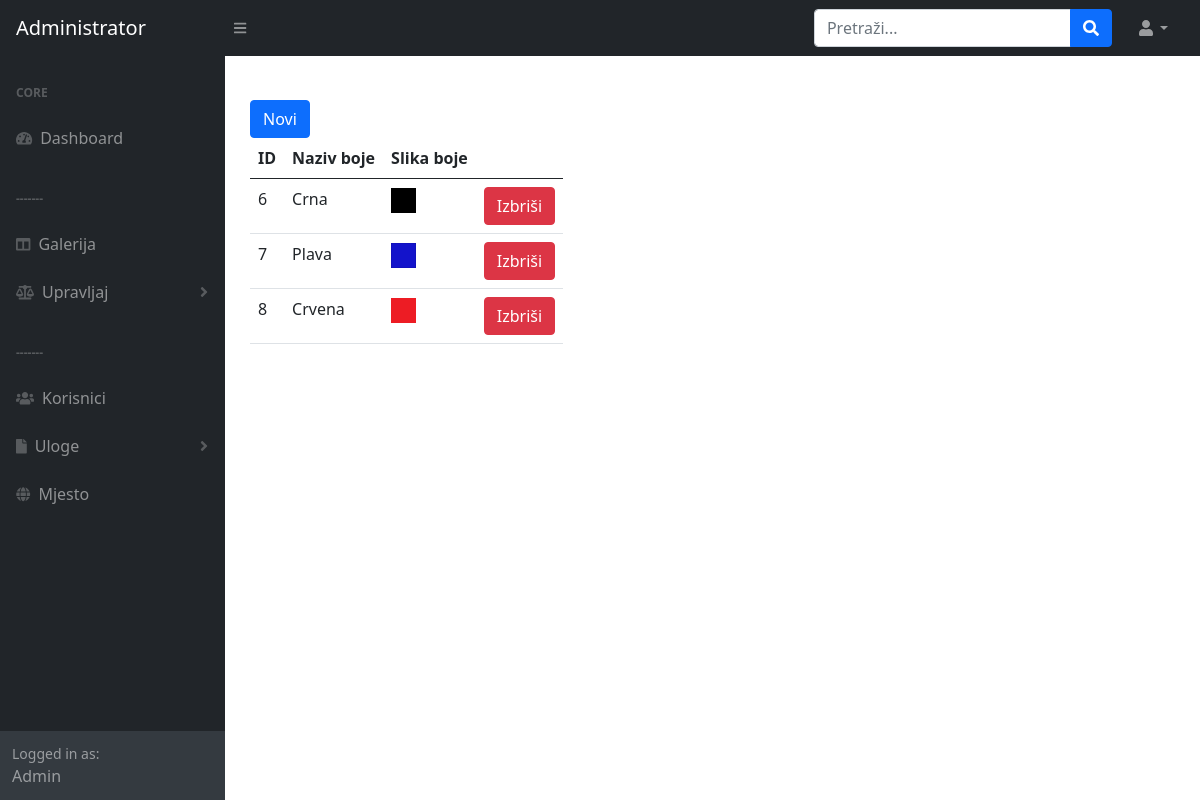
The app's page /admin/boja.php with its own data.
### tables this page shows
CREATE TABLE `boja` (
  `id` int(11) NOT NULL,
  `naziv` varchar(20) NOT NULL,
  `slika` text NOT NULL
);

### admin/boja.php (the view, shortened to what this page needs)
<?php
    include_once 'includes/head.inc.php';
    include_once 'includes/nav.inc.php';
    include_once 'includes/sidenav.inc.php';
    require_once 'includes/dbh.inc.php';
?>
<div class="korisnik">
<button type="button" id="btnNovi" class="btn btn-primary" data-bs-toggle="modal" data-bs-target="#novaBoja">Novi</button>
<table class="table">
  <thead>
    <tr>
      <th scope="col">ID</th>
      <th scope="col">Naziv boje</th>
      <th scope="col">Slika boje</th>
      <th scope="col"></th>
    </tr>
  </thead>
  <tbody>
    <?php
    $sql = "SELECT * FROM boja;";
    $result = mysqli_query($conn, $sql);
    $resultCheck = mysqli_num_rows($result);
    if($resultCheck > 0){
        while($row = mysqli_fetch_assoc($result)){
            echo "<tr><td>". $row["id"]
                ."</td><td>". $row["naziv"]
                .'</td><td><img width="25px" height="25px" src="uploads/boja/'. $row['slika'] .'">'
                .'</td><td><button class="btn btn-danger"><a href="includes/delete.inc.php?deleteBoja='.$row["id"].'">Izbriši</a></button></td></tr>' ;
        }
        echo "</tbody></table>";
    }
    else {
        echo "</tbody></table>";
        echo "Nema rezultata..";
    }
    ?>
</div>
 <?php
include_once 'includes/footer.inc.php';
?>

### records on screen
boja: id "6", naziv "Crna", slika (picture)
boja: id "7", naziv "Plava", slika (picture)
boja: id "8", naziv "Crvena", slika (picture)
